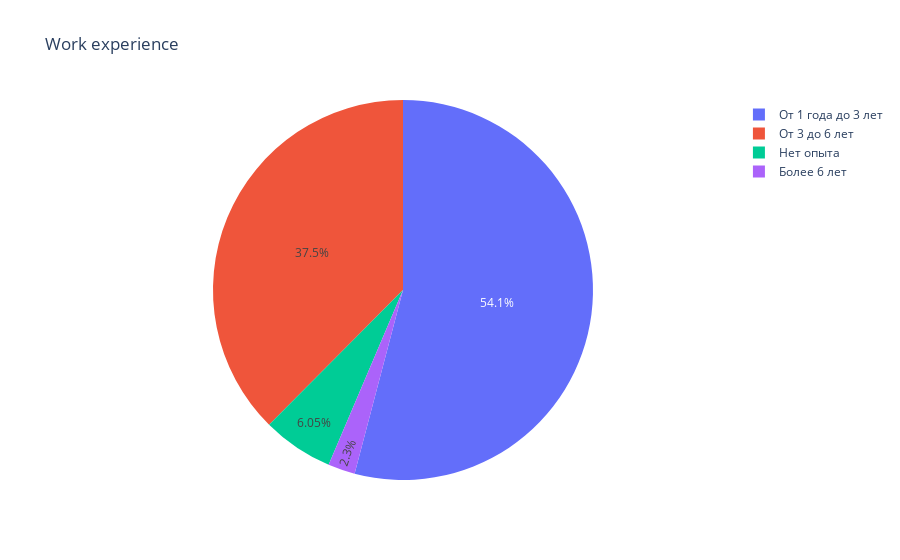

Notebook code for this chart:
### Code cell
fig = px.pie(exp_df, values='amount', names='req_exp', title='Work experience')
fig.show()

### Figure 1 — Plotly figure (JSON) as saved in the notebook; plotly's stock layout.template omitted (floating-point values rounded to 4 significant figures)
{"data": [{"domain": {"x": [0, 1], "y": [0, 1]}, "hovertemplate": "req_exp=%{label}<br>amount=%{value}<extra></extra>", "labels": ["От 1 года до 3 лет", "От 3 до 6 лет", "Нет опыта", "Более 6 лет"], "legendgroup": "", "name": "", "showlegend": true, "type": "pie", "values": [1082, 751, 121, 46]}], "layout": {"legend": {"tracegroupgap": 0}, "title": {"text": "Work experience"}}}
